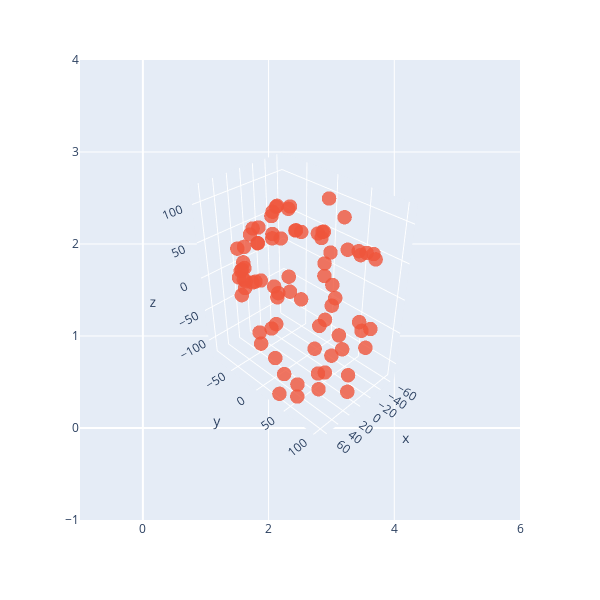

The cell this chart's notebook holds for it:
### Code cell
# Display the result of rotation for pelvis -- it is clear that the chosen rotation matiry should work correctly.
import plotly.express as px
import plotly.graph_objects as go
fig = px.scatter(width=600, height=600)
fig.add_trace(go.Scatter3d(x = rotate_pelvis[:, 0],  y = rotate_pelvis[:,1], z=rotate_pelvis[:,2], mode = 'markers', name = 'pelvis', marker=dict(size=5,opacity=0.8)))
fig.update_scenes(aspectmode="data" )
camera = dict(
    up=dict(x=0, y=0, z=1),
    center=dict(x=0, y=0, z=0),
    eye=dict(x=2, y=2, z=2)
)
fig.update_layout(scene_camera=camera)
fig.show()

### Figure 1 — Plotly figure (JSON) as saved in the notebook; plotly's stock layout.template omitted (floating-point values rounded to 4 significant figures)
{"data": [{"hovertemplate": "<extra></extra>", "legendgroup": "", "marker": {"color": "#636efa", "symbol": "circle"}, "mode": "markers", "name": "", "orientation": "v", "showlegend": false, "type": "scatter", "xaxis": "x", "yaxis": "y"}, {"marker": {"opacity": 0.8, "size": 5}, "mode": "markers", "name": "pelvis", "type": "scatter3d", "x": [64.88, 67.31, -51.28, -47.68, 66.09, 13.61, 11.17, -31.56, -30.77, -52.28, -48.3, -9.187, -8.649, 23.75, 6.615, 12.25, -1.359, 33.53, 43.24, -0.8089, -16.21, 13.31, 24.27, -39.69, -32.67, -44.74, -42.84, -61.82, -48.0, -64.17, 25.69, -0.1478, -13.95, 40.55, 14.25, -1.228, 17.45, 18.82, 45.44, -14.07, -20.14, 27.08, 37.95, 39.71, 47.63, -33.86, -37.06, 49.85, 34.42, 44.28, -0.1887, -15.36, 14.19, 24.96, -36.11, -36.34, -46.27, -46.35, -60.73, -48.21, -61.3, 23.58, -2.998, -16.71, 38.74, 12.9, -1.39, 18.04, 16.88, 48.31, -14.82, -20.79, 25.75, 41.43, 41.69, 47.25, -30.12, -34.35, 47.63], "y": [35.5, 34.61, 77.47, 78.36, 35.06, 104.3, 97.39, -23.46, -22.72, -64.14, -62.06, -87.86, -87.56, -73.11, -33.8, -34.5, 97.43, -55.97, -50.79, -83.67, -84.86, -79.47, -69.26, -74.45, 85.88, 32.47, 68.79, -7.066, 1.282, -79.52, 65.41, 90.77, 64.91, 40.98, 53.33, 32.36, -87.99, 69.22, -13.9, 44.93, 20.49, 85.39, -23.63, 4.153, 25.71, -69.66, -80.37, 49.59, -56.13, -50.93, -83.62, -84.33, -79.7, -69.41, -72.8, 83.47, 31.84, 67.85, -6.185, 1.437, -77.68, 62.04, 85.74, 62.94, 40.3, 50.66, 30.8, -88.19, 65.49, -14.02, 44.65, 19.89, 82.46, -24.03, 4.034, 25.7, -68.23, -78.94, 48.91], "z": [-110.8, 107.3, -52.06, 51.18, -1.742, 94.78, -101.4, 52.23, -47.94, 64.64, -64.22, 40.7, -40.43, 0.4128, 84.07, -79.21, -1.798, 15.21, 18.16, 36.9, 40.56, 26.6, 13.31, 66.28, 67.92, 88.19, 57.57, 91.87, 10.95, 51.42, 110.5, 87.59, 72.43, 108.4, 101.1, 84.51, 22.19, 84.81, 72.59, 16.39, 66.35, 39.55, 65.25, 88.93, 95.59, 68.77, 56.74, 115.1, -13.97, -17.34, -35.98, -40.35, -25.26, -12.14, -65.97, -69.71, -86.26, -57.67, -89.68, -7.89, -52.81, -113.5, -91.74, -72.73, -110.0, -102.0, -82.28, -21.5, -87.44, -70.83, -14.19, -62.73, -43.77, -62.64, -87.53, -96.49, -67.7, -56.91, -118.3]}], "layout": {"height": 600, "legend": {"tracegroupgap": 0}, "margin": {"t": 60}, "scene": {"aspectmode": "data", "camera": {"center": {"x": 0, "y": 0, "z": 0}, "eye": {"x": 2, "y": 2, "z": 2}, "up": {"x": 0, "y": 0, "z": 1}}}, "width": 600, "xaxis": {"anchor": "y", "domain": [0, 1]}, "yaxis": {"anchor": "x", "domain": [0, 1]}}}
